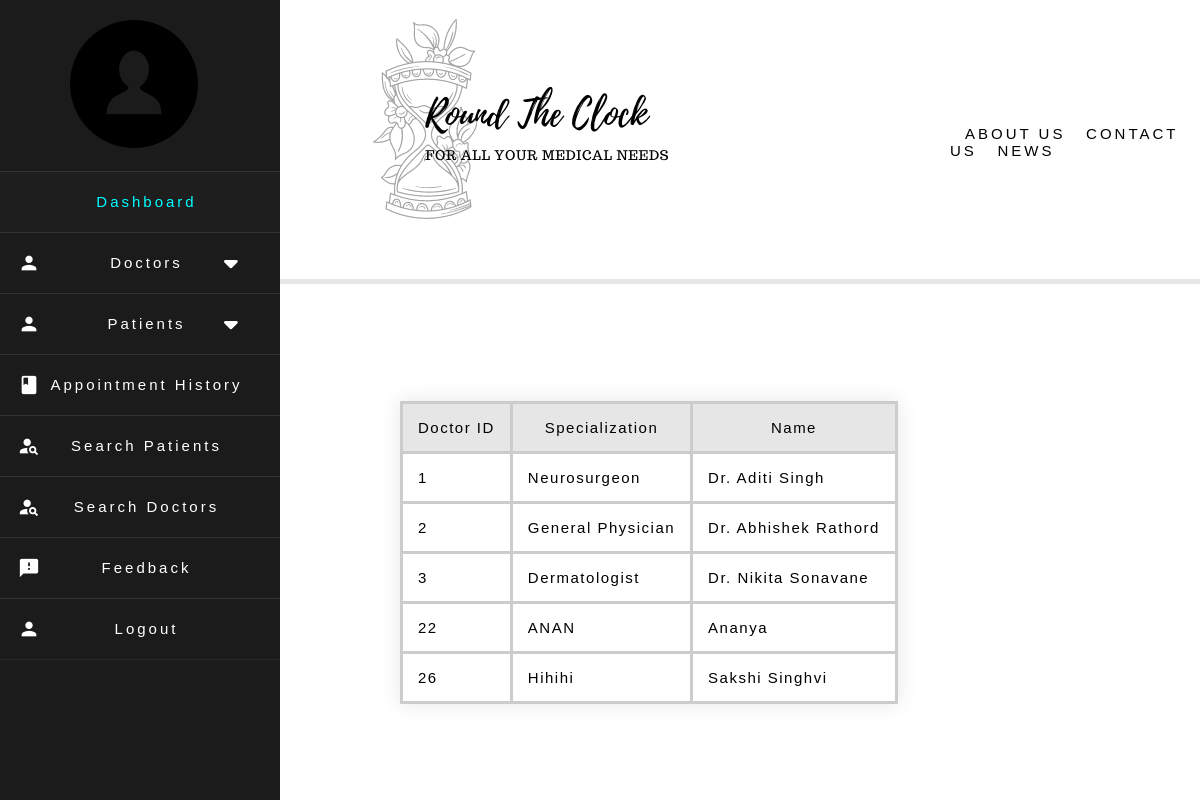
Page /Admin_Module/specialization.php on the committed database.
### tables this page shows
CREATE TABLE `doctor_details` (
  `doctor_id` int(20) NOT NULL,
  `Name` varchar(64) NOT NULL,
  `Age` int(3) NOT NULL,
  `Phone` bigint(10) NOT NULL,
  `Email` varchar(64) NOT NULL,
  `Qualification` varchar(64) NOT NULL,
  `Specialization` varchar(64) NOT NULL
);

### Admin_Module/specialization.php (the view, shortened to what this page needs)
<?php include 'import.php'; ?>
<?php
function OpenCon()
 {
 $dbhost = "localhost";
 $dbuser = "root";
 $dbpass = "13579";
 $db = "roundtheclock";
 $conn = new mysqli($dbhost, $dbuser, $dbpass,$db);
 return $conn;
 }
 $conn = OpenCon();
$result = $conn->query("SELECT `doctor_id`, `Specialization`, `Name` FROM `doctor_details`");
echo '<div class="center">';
echo '<table class="center1">
      <tr>
          <td class="color1"> Doctor ID </td>
          <td class="color1"> Specialization </td>
          <td class="color1"> Name </td>
      </tr>';
if ($result->num_rows> 0)
{
  while($row = $result->fetch_assoc())
  {
        $field1name = $row["doctor_id"];
        $field2name = $row["Specialization"];
        $field3name = $row["Name"];
        echo '<tr>
                  <td>'.$field1name.'</td>
                  <td>'.$field2name.'</td>
                  <td>'.$field3name.'</td>
              </tr>';
  }
}
else{
  echo "ERROR-No data.";
}
echo '</div>';
?>

### Admin_Module/import.css (style rules this page uses)
* { margin: 0; padding: 0; user-select: none; box-sizing: border-box; font-family:sans-serif,serif; }

### rows in the picture
doctor_details: doctor_id "1", Specialization "Neurosurgeon", Name "Dr. Aditi Singh"
doctor_details: doctor_id "2", Specialization "General Physician", Name "Dr. Abhishek Rathord"
doctor_details: doctor_id "3", Specialization "Dermatologist", Name "Dr. Nikita Sonavane"
doctor_details: doctor_id "22", Specialization "ANAN", Name "Ananya"
doctor_details: doctor_id "26", Specialization "Hihihi", Name "Sakshi Singhvi"
